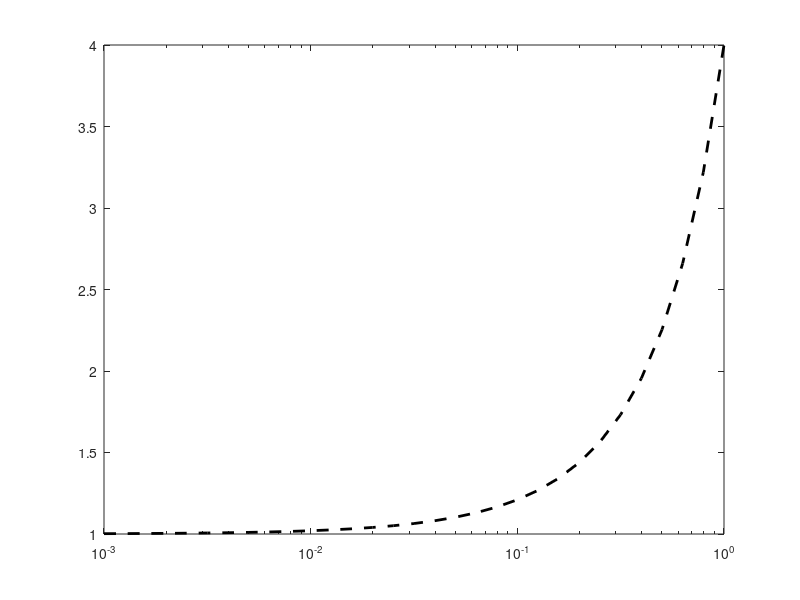

The MATLAB source for this figure: (Note: this script raises an error after producing the figure.)
% MATLAB codes for Finite Element Analysis
% Derivatice Calculation
% Author: Kaung Myat San
% Location: England, the United Kingdom
% Time: 07:10 P.M London Time 22/01/2024

x0 = 1.0;   % the point where the derivative is calculated
dx = 10.^[-3:.1:0];     % delta x values varying from 1 to 10^-3
for k=1:length(dx)
    % forward difference scheme
    dudx_f(k) = ((x0+dx(k))^3-(x0+dx(k))^2 - x0^3 + x0^2)/dx(k);
    % backward difference scheme
    dudx_c(k) = ((x0+dx(k))^3 - (x0+dx(k))^2 ...
        -(x0-dx(k))^3+(x0-dx(k))^2)/(2*dx(k));
end

% plot the results
figure(1);
semilogx(dx, dudx_f, 'k--', 'LineWidth',2);
hold on
semilogx(dx, dudx_b,'k:','LineWidth',2);
semilogx(dx, dudx_c,'k:','LineWidth',2);
set(gca,' fontsize ', 16);
xlabel('x', ' fontsize ', 18);
ylabel('du/dx', ' fontsize ', 18);
legend('Forward difference', 'Backward difference', ...
    'Central difference', 'Location','northwest');